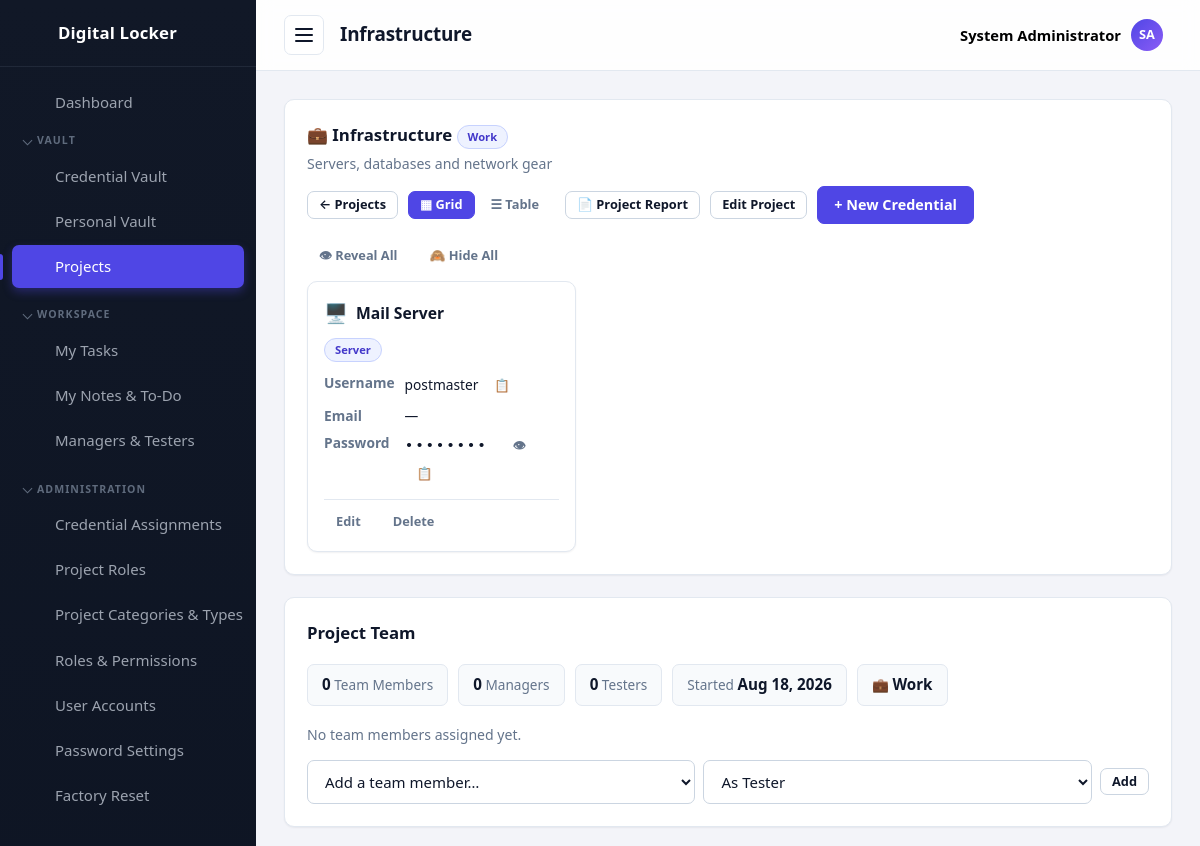
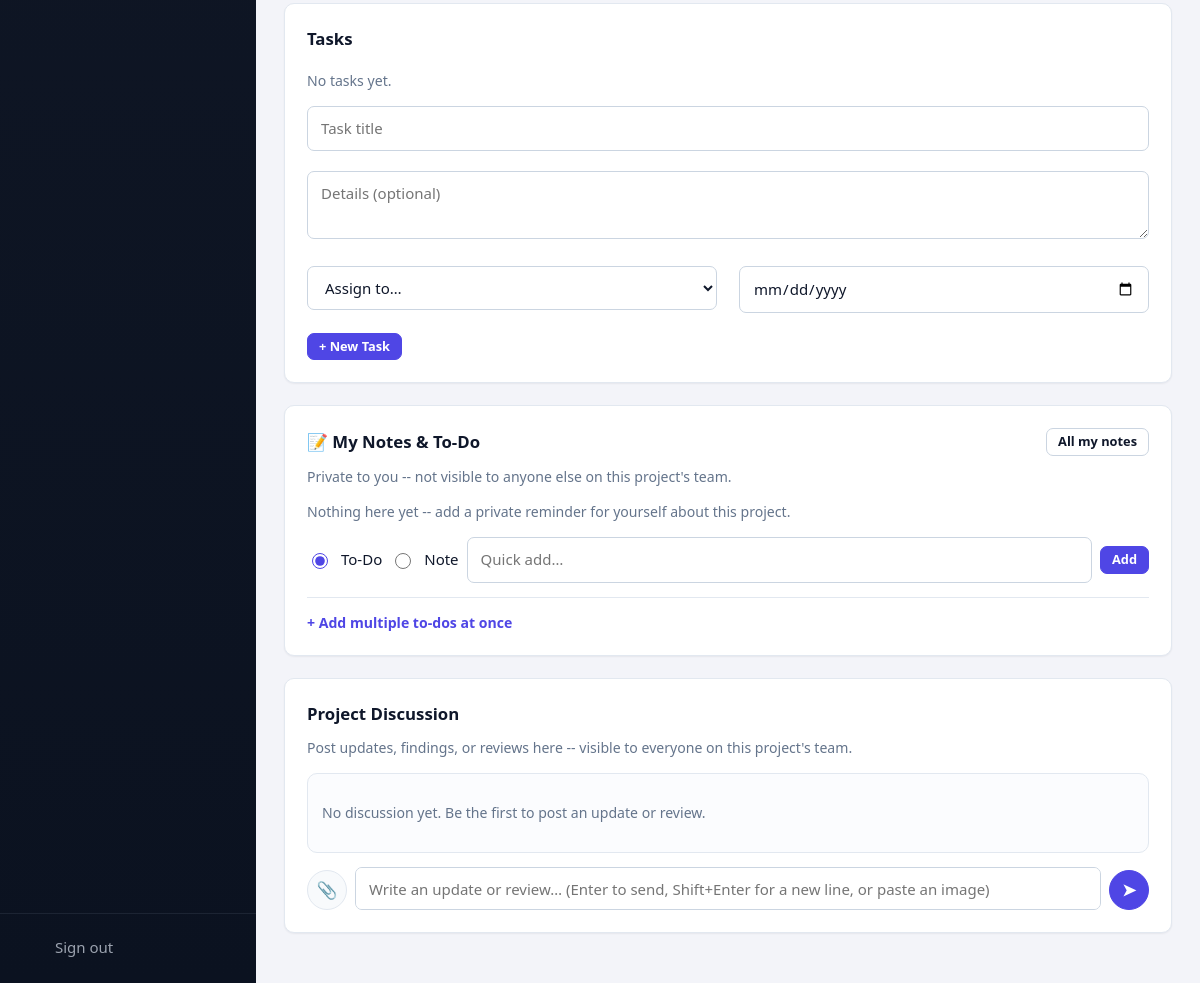
The app's page /projects/view.php?id=3 (signed in) with its own data (2 pictures, top to bottom).
### tables this page shows
CREATE TABLE settings (
  id          INT UNSIGNED AUTO_INCREMENT PRIMARY KEY,
  setting_key VARCHAR(60) NOT NULL UNIQUE,
  setting_value TEXT NULL
);

CREATE TABLE projects (
  id          INT UNSIGNED AUTO_INCREMENT PRIMARY KEY,
  name        VARCHAR(100) NOT NULL UNIQUE,
  client      VARCHAR(80)  NOT NULL DEFAULT '',
  category    VARCHAR(60)  NOT NULL DEFAULT '',
  type        VARCHAR(60)  NOT NULL DEFAULT '',
  role        VARCHAR(80)  NOT NULL DEFAULT '',
  description VARCHAR(255) NOT NULL DEFAULT '',
  created_at  TIMESTAMP DEFAULT CURRENT_TIMESTAMP
);

CREATE TABLE project_categories (
  id         INT UNSIGNED AUTO_INCREMENT PRIMARY KEY,
  name       VARCHAR(60) NOT NULL UNIQUE,
   
   
  icon       VARCHAR(255) NOT NULL DEFAULT '📁',
  created_at TIMESTAMP DEFAULT CURRENT_TIMESTAMP
);

CREATE TABLE passwords (
  id            INT UNSIGNED AUTO_INCREMENT PRIMARY KEY,
  title         VARCHAR(150) NOT NULL,
  category      VARCHAR(60)  NOT NULL DEFAULT '',
  username      VARCHAR(120) NOT NULL DEFAULT '',
  email         VARCHAR(120) NOT NULL DEFAULT '',
  phone         VARCHAR(40)  NOT NULL DEFAULT '',
  encrypted     TEXT         NOT NULL,
  url           VARCHAR(255) NOT NULL DEFAULT '',
  notes         TEXT,
  extra_info    TEXT,
  project_id    INT UNSIGNED NULL,
  assigned_to   INT UNSIGNED NULL,
  created_by    INT UNSIGNED NULL,
  created_at    TIMESTAMP DEFAULT CURRENT_TIMESTAMP,
  updated_at    TIMESTAMP DEFAULT CURRENT_TIMESTAMP ON UPDATE CURRENT_TIMESTAMP,
  CONSTRAINT fk_p_project  FOREIGN KEY (project_id)  REFERENCES projects(id) ON DELETE SET NULL,
  CONSTRAINT fk_p_assigned FOREIGN KEY (assigned_to) REFERENCES users(id)    ON DELETE SET NULL,
  CONSTRAINT fk_p_creator  FOREIGN KEY (created_by)  REFERENCES users(id)    ON DELETE SET NULL
);

### projects/view.php (the view, shortened to what the rows shown need)
<?php
require_once __DIR__ . '/../includes/init.php';
$id = isset($_GET['id']) ? (int) $_GET['id'] : 0;
$stmt = $db->prepare('SELECT * FROM projects WHERE id = :id');
$stmt->execute(['id' => $id]);
$project = $stmt->fetch();
if (!canAccessProject($id)) {
    require __DIR__ . '/../403.php';
    exit;
}
$projectTypes = projectTypesFor($id);
$canManageProject = hasPermission('projects.manage');
$pageTitle = $project['name'];
$canViewVault = hasPermission('passwords.view');
$credentials = [];
$viewMode = ($_GET['view'] ?? '') === 'table' ? 'table' : 'grid';
if ($canViewVault) {
    $stmt = $db->prepare(
        'SELECT p.id, p.title, p.category, p.username, p.email, p.updated_at,
                u.username AS assigned_username, u.full_name AS assigned_full_name,
                GROUP_CONCAT(DISTINCT r.name ORDER BY r.name SEPARATOR "||") AS role_names
           FROM passwords p
           LEFT JOIN users u ON u.id = p.assigned_to
           LEFT JOIN password_roles pr ON pr.password_id = p.id
           LEFT JOIN roles r ON r.id = pr.role_id
          WHERE p.project_id = :pid
          GROUP BY p.id
          ORDER BY p.title ASC'
    );
    $stmt->execute(['pid' => $id]);
    $credentials = $stmt->fetchAll();
}
$members = $db->prepare(
    'SELECT pm.id, pm.project_role, u.id AS user_id, u.username, u.full_name
       FROM project_members pm JOIN users u ON u.id = pm.user_id
      WHERE pm.project_id = :pid
      ORDER BY pm.project_role, u.full_name'
);
$members->execute(['pid' => $id]);
$members = $members->fetchAll();
$projectManagers = array_values(array_filter($members, static fn ($m) => $m['project_role'] === 'manager'));
require __DIR__ . '/../includes/header.php';
?>
<div class="card">
    <div class="card__header card__header--stack">
        <div>
            <h2 class="card__title"><?= $project['category'] ? e(projectCategoryIcon($project['category'])) : '📁' ?> <?= e($project['name']) ?><?php if ($project['client']): ?> <span class="badge badge--role">👤 <?= e($project['client']) ?></span><?php endif; ?><?php if ($project['category']): ?> <span class="badge badge--role"><?= e($project['category']) ?></span><?php endif; ?><?php foreach ($projectTypes as $t): ?> <span class="badge badge--role"><?= e(projectTypeIcon($t)) ?> <?= e($t) ?></span><?php endforeach; ?><?php if ($project['role']): ?> <span class="badge badge--role">🎯 <?= e($project['role']) ?></span><?php endif; ?></h2>
            <?php if ($project['description']): ?>
                <p class="muted" style="margin:4px 0 0"><?= e($project['description']) ?></p>
            <?php endif; ?>
        </div>
    </div>
    <?php
    function renderProjectCredentialCard(array $row): void
    {
        $canAccess = canAccessCredential((int) $row['id']);
        ?>
        <div class="credential-card<?= $canAccess ? '' : ' credential-card--restricted' ?>">
            <div class="credential-card__header">
                <span class="credential-card__icon"><?= categoryIcon((string) $row['category']) ?></span>
                <a class="credential-card__title" href="<?= BASE_URL ?>/passwords/view.php?id=<?= (int) $row['id'] ?>"><?= e($row['title']) ?></a>
            </div>
            <div class="credential-card__meta">
                <?php if ($row['category']): ?><a class="badge badge--role" href="<?= BASE_URL ?>/passwords/index.php?category=<?= urlencode($row['category']) ?>"><?= e($row['category']) ?></a><?php endif; ?>
            </div>
            <dl class="credential-card__fields">
                <dt>Username</dt>
                <dd>
                    <?php if ($row['username']): ?>
                        <?= e($row['username']) ?>
                        <button type="button" class="btn btn--small btn--ghost copy-text-btn" data-copy="<?= e($row['username']) ?>" title="Copy username">📋</button>
                    <?php else: ?>
                        —
                    <?php endif; ?>
                </dd>
                <dt>Email</dt>
                <dd>
                    <?php if ($row['email']): ?>
                        <?= e($row['email']) ?>
                        <button type="button" class="btn btn--small btn--ghost copy-text-btn" data-copy="<?= e($row['email']) ?>" title="Copy email">📋</button>
                    <?php else: ?>
                        —
                    <?php endif; ?>
                </dd>
                <dt>Password</dt>
                <dd>
                    <?php if ($canAccess): ?>
                        <span class="secret secret--row" id="secret-row-<?= (int) $row['id'] ?>">••••••••</span>
                        <button type="button" class="btn btn--small btn--ghost reveal-row-btn" data-url="<?= BASE_URL ?>/passwords/ajax.php?reveal=<?= (int) $row['id'] ?>" data-target="secret-row-<?= (int) $row['id'] ?>" title="Reveal">👁</button>
                        <button type="button" class="btn btn--small btn--ghost copy-row-btn" data-url="<?= BASE_URL ?>/passwords/ajax.php?reveal=<?= (int) $row['id'] ?>" data-target="secret-row-<?= (int) $row['id'] ?>" title="Copy password">📋</button>
                    <?php else: ?>
                        <span class="muted">🔒 Restricted</span>
                    <?php endif; ?>
                </dd>
            </dl>
            <?php if ($canAccess && hasPermission('passwords.manage')): ?>
                <div class="credential-card__actions">
                    <a class="btn btn--small btn--ghost" href="<?= BASE_URL ?>/passwords/edit.php?id=<?= (int) $row['id'] ?>">Edit</a>
                    <form class="inline-form" method="post" action="<?= BASE_URL ?>/passwords/delete.php"
                          onsubmit="return confirm('Delete this credential?');">
                        <button type="submit" class="btn btn--small btn--ghost">Delete</button>
                    </form>
                </div>
            <?php endif; ?>
        </div>
        <?php
    }
        ?>
        <?php
    function renderProjectCredentialSet(array $rows, string $viewMode, int $projectId, string $projectName): void
    {
        if ($viewMode === 'table') {
            $catRuns = [];
            $n = count($rows);
            for ($i = 0; $i < $n;) {
                $v = (string) $rows[$i]['category'];
                $j = $i + 1;
                while ($j < $n && (string) $rows[$j]['category'] === $v) { $j++; }
                $catRuns[$i] = $j - $i;
                $i = $j;
            }
            ?>
            <div class="table-wrap">
            <table class="table">
                <thead>
                    <tr>
                        <th>System</th><th>Category</th><th>Role</th><th>Username</th><th>Email</th><th>Password</th>
                        <th class="table__actions">Actions</th>
                    </tr>
                </thead>
                <tbody>
                <?php foreach ($rows as $i => $row): ?>
                    <?php renderProjectCredentialRow($row, $i === 0 ? $n : 0, $catRuns[$i] ?? 0, $projectId, $projectName); ?>
                <?php endforeach; ?>
                </tbody>
            </table>
            </div>
            <?php
        } else {
            ?>
            <div class="credential-grid">
                <?php foreach ($rows as $row): ?>
                    <?php renderProjectCredentialCard($row); ?>
                <?php endforeach; ?>
            </div>
            <?php
        }
    }
    $roleGroups = [];
    foreach ($credentials as $row) {
        $roleGroups[extractLoginRole($row['title'])][] = $row;
    }
    $useRoleAccordion = count($roleGroups) < count($credentials);
    ?>
    <?php if (!$canViewVault): ?>
        <p class="muted">You don't have permission to view the Credential Vault.</p>
    <?php elseif (!$credentials): ?>
        <p class="muted">No credentials are linked to this project yet.</p>
    <?php else: ?>
        <?php renderProjectCredentialSet($credentials, $viewMode, (int) $project['id'], (string) $project['name']); ?>
    <?php endif; ?>
</div>
<?php
$managers = $projectManagers;
$testerMembersOnly = array_values(array_filter($members, static fn ($m) => $m['project_role'] === 'tester'));
    ?>
<div class="card">
    <div class="card__header">
        <h2 class="card__title">Project Team</h2>
    </div>
    <div class="stat-strip">
        <div class="stat-chip"><strong><?= count($members) ?></strong> Team Member<?= count($members) === 1 ? '' : 's' ?></div>
        <div class="stat-chip"><strong><?= count($managers) ?></strong> Manager<?= count($managers) === 1 ? '' : 's' ?></div>
        <div class="stat-chip"><strong><?= count($testerMembersOnly) ?></strong> Tester<?= count($testerMembersOnly) === 1 ? '' : 's' ?></div>
        <div class="stat-chip">Started <strong><?= e(date('M j, Y', strtotime($project['created_at']))) ?></strong></div>
        <?php if ($project['category']): ?><div class="stat-chip"><?= e(projectCategoryIcon($project['category'])) ?> <strong><?= e($project['category']) ?></strong></div><?php endif; ?>
    </div>
    </div>
    <div class="card">
        <div class="card__header">
            <h2 class="card__title">Tasks</h2>
        </div>
    </div>
<div class="card" id="notes">
    <div class="card__header">
        <h2 class="card__title">📝 My Notes &amp; To-Do</h2>
    </div>
</div>
<div class="card" id="discussion">
    <div class="card__header">
        <h2 class="card__title">Project Discussion</h2>
    </div>
</div>
<?php require __DIR__ . '/../includes/footer.php'; ?>

### includes/header.php (shortened to what the rows shown need)
<?php
require_once __DIR__ . '/init.php';
function navIcon(string $name): string
{
    $icons = [
        'dashboard' => '<path d="M3 3h8v8H3zM13 3h8v5h-8zM13 12h8v9h-8zM3 15h8v6H3z"/>',
        'passwords' => '<circle cx="8" cy="15" r="4"/><path d="M10.8 12.2L21 2M18 5l3 3M15.5 7.5l2 2"/>',
        'personal'  => '<circle cx="12" cy="8" r="4"/><path d="M4 21c0-4.4 3.6-7 8-7s8 2.6 8 7"/>',
        'export'    => '<path d="M12 3v12M8 11l4 4 4-4M4 17v3h16v-3"/>',
        'projects'  => '<path d="M3 7a2 2 0 0 1 2-2h4l2 2h8a2 2 0 0 1 2 2v9a2 2 0 0 1-2 2H5a2 2 0 0 1-2-2z"/>',
        'tasks'     => '<path d="M9 5H7a2 2 0 0 0-2 2v12a2 2 0 0 0 2 2h10a2 2 0 0 0 2-2V7a2 2 0 0 0-2-2h-2"/><rect x="9" y="3" width="6" height="4" rx="1"/><path d="M9 12l2 2 4-4"/>',
        'notes'     => '<path d="M6 3h9l5 5v13a1 1 0 0 1-1 1H6a1 1 0 0 1-1-1V4a1 1 0 0 1 1-1z"/><path d="M15 3v5h5M8 13h8M8 17h5"/>',
        'team'      => '<circle cx="9" cy="8" r="3.5"/><path d="M2.5 20c0-3.5 3-5.5 6.5-5.5s6.5 2 6.5 5.5M16 4.5a3.5 3.5 0 0 1 0 7M17.5 14.5c2.5.6 4 2.3 4 5.5"/>',
        'categories' => '<path d="M4 4h7v7H4zM13 4h7v7h-7zM4 13h7v7H4zM13 13h7v7h-7z"/>',
        'assignments' => '<circle cx="9" cy="7" r="4"/><path d="M2.5 21c0-4 3-6.5 6.5-6.5s6.5 2.5 6.5 6.5"/><path d="M17 8l2 2 4-4"/>',
        'roles'     => '<path d="M12 3l8 3v6c0 4.5-3.2 7.6-8 9-4.8-1.4-8-4.5-8-9V6z"/><path d="M9 12l2 2 4-4"/>',
        'users'     => '<circle cx="9" cy="8" r="3.5"/><path d="M2.5 20c0-3.5 3-5.5 6.5-5.5s6.5 2 6.5 5.5M16 4.5a3.5 3.5 0 0 1 0 7M17.5 14.5c2.5.6 4 2.3 4 5.5"/>',
        'settings'  => '<path d="M4 7h10M18 7h2M4 17h2M10 17h10"/><circle cx="16" cy="7" r="2.5"/><circle cx="8" cy="17" r="2.5"/>',
        'reset'     => '<path d="M3 12a9 9 0 1 1 3 6.7"/><path d="M3 21v-5h5"/>',
        'logout'    => '<path d="M14 4H5v16h9M10 12h11M18 8l4 4-4 4"/>',
        'lock'      => '<rect x="5" y="11" width="14" height="10" rx="2"/><path d="M8 11V8a4 4 0 0 1 8 0v3M12 15v3"/>',
    ];
    return '<svg class="icon" width="24" height="24" viewBox="0 0 24 24" fill="none" stroke="currentColor" stroke-width="2" stroke-linecap="round" stroke-linejoin="round" aria-hidden="true">' . ($icons[$name] ?? '') . '</svg>';
}
?>
<!DOCTYPE html>
<html lang="en">
<head>
    <title><?= e(pageTitle($pageTitle)) ?></title>
    <link rel="stylesheet" href="<?= e(assetUrl('/assets/css/style.css')) ?>">
</head>
<body data-autolock="<?= (int) setting('auto_lock_minutes', '0') ?>" data-confirm-reveal="<?= (int) setting('require_confirm_reveal', '0') ?>" data-lock-url="<?= e(BASE_URL . '/lock.php') ?>">
<div class="layout">
    <aside class="sidebar" id="sidebar">
        <a class="sidebar__brand" href="<?= BASE_URL ?>/dashboard.php" aria-label="<?= e(appName()) ?>">
            <?= navIcon('lock') ?>
            <span class="sidebar__brand-text"><?= e(appName()) ?></span>
        </a>
    </aside>
    <div class="main">
        <header class="topbar">
            <button class="topbar__toggle" id="sidebar-toggle" aria-label="Toggle navigation" aria-expanded="true">
                <span></span><span></span><span></span>
            </button>
            <h1 class="topbar__title"><?= e($pageTitle) ?></h1>
            <div class="topbar__user" id="user-menu">
                <button type="button" class="topbar__user-btn" id="user-menu-toggle" aria-haspopup="true" aria-expanded="false">
                </button>
            </div>
        </header>
        <main class="content">

### records on screen
settings: setting_value "Digital Locker"
projects: name "Infrastructure", category.icon "💼", category "Work", description "Servers, databases and network gear", created_at "Aug 18, 2026"
passwords: category "🖥️", title "Mail Server", category "Server", username "postmaster"

### other values on screen
$navGroup['label'] "VAULT"
$navItem['label'] "Credential Vault"
$navItem['label'] "Personal Vault"
$navItem['label'] "Projects"
$navGroup['label'] "WORKSPACE"
$navItem['label'] "My Tasks"
$navItem['label'] "My Notes & To-Do"
$navItem['label'] "Managers & Testers"
$navGroup['label'] "ADMINISTRATION"
$navItem['label'] "Credential Assignments"
$navItem['label'] "Project Roles"
$navItem['label'] "Project Categories & Types"
$navItem['label'] "Roles & Permissions"
$navItem['label'] "User Accounts"
$navItem['label'] "Password Settings"
